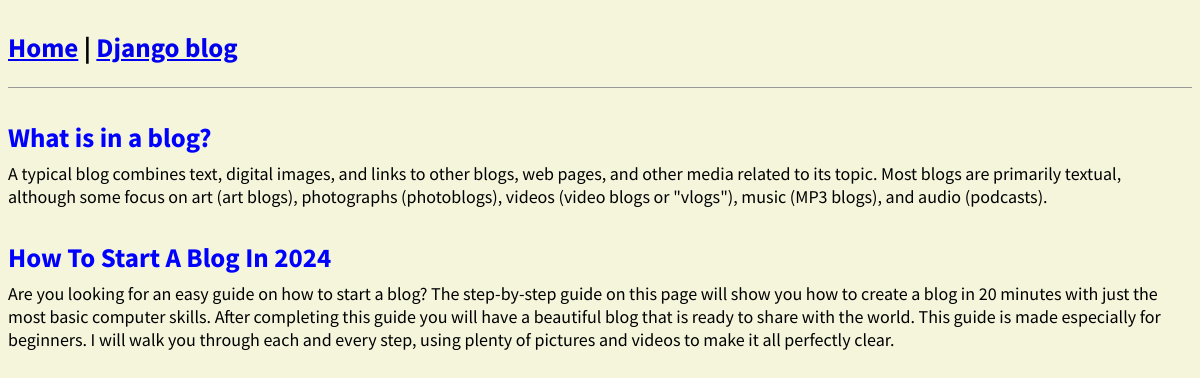
Page /blog/blogs on the committed database.
### Blog_App/models.py (models this page shows, shortened)
class Blog_Post(models.Model):
    title = models.CharField(max_length=200)
    author = models.ForeignKey( 'auth.user', on_delete=models.CASCADE,)
    body = models.TextField()

### Blog_App/views.py (the view)
# urls.py: path('blogs',BlogListView.as_view(),name="list_blog"),
class BlogListView(ListView):
    model = Blog_Post
    template_name = 'blog.html'

### Blog_App/templates/blog.html
{% extends 'blog_base.html' %}
{% block content %}
{% for post in object_list %}
<div class="post-entry">
    <h2><a href="{% url 'detail' post.id %}">{{ post.title }}</a></h2>
    <p>{{ post.body }}</p>
    </div>
{% endfor %}
{% endblock content %}

### Blog_App/templates/blog_base.html (shortened to what this page needs)
{% load static %}
<!DOCTYPE html>
<html lang="en">
<head>
    <link href="{%static 'blog_css\blog.css' %}" rel="stylesheet"/>
</head>
<body>
    <header>
        <h2><a href="{% url 'home' %}">Home</a> | <a href="{% url 'list_blog' %}">Django blog</a></h2>
    </header>
    <div>
        {% block content %}
        {% endblock content %}
    </div>
</body>
</html>

### static/blog_css/blog.css (style rules this page uses)
body { font-family: 'Source Sans Pro', sans-serif; font-size: 18px; background-color: beige; }
header { border-bottom: 1px solid #999; margin-bottom: 2rem; display: flex; }
.post-entry { margin-bottom: 2rem; }
.post-entry h2 { margin: 0.5rem 0; }
.post-entry h2 a, .post-entry h2 a:visited { color: blue; text-decoration: none; }
.post-entry p { margin: 0; font-weight: 400; }

### rows in the picture
Blog_Post: title "What is in a blog?", body "A typical blog combines text, digital images, and links to other blogs, web pages, and other media related to its topic. Most blogs are primarily textual, although some focus on art (art blogs), photographs (photoblogs), videos (video blogs or \"vlogs\"), music (MP3 blogs), and audio (podcasts)."
Blog_Post: title "How To Start A Blog In 2024", body "Are you looking for an easy guide on how to start a blog? The step-by-step guide on this page will show you how to create a blog in 20 minutes with just the most basic computer skills. After completing this guide you will have a beautiful blog that is ready to share with the world. This guide is made especially for beginners. I will walk you through each and every step, using plenty of pictures and videos to make it all perfectly clear."
